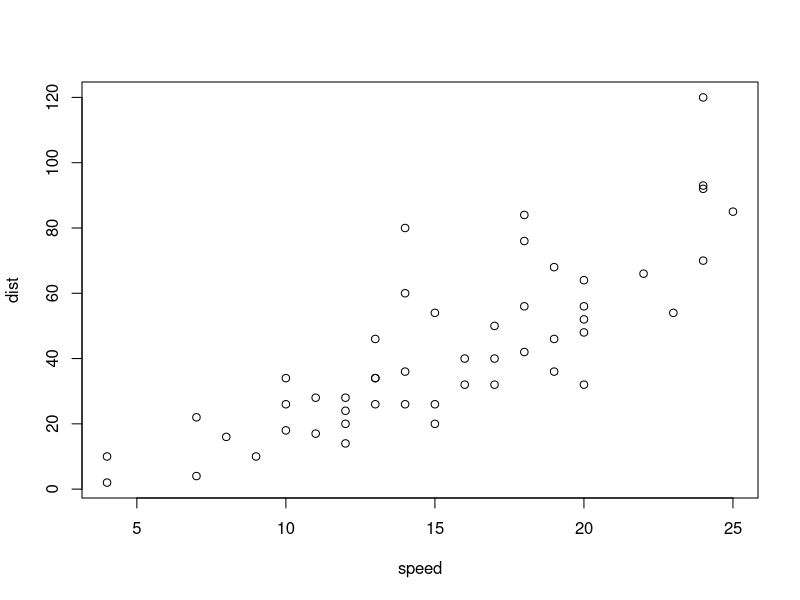
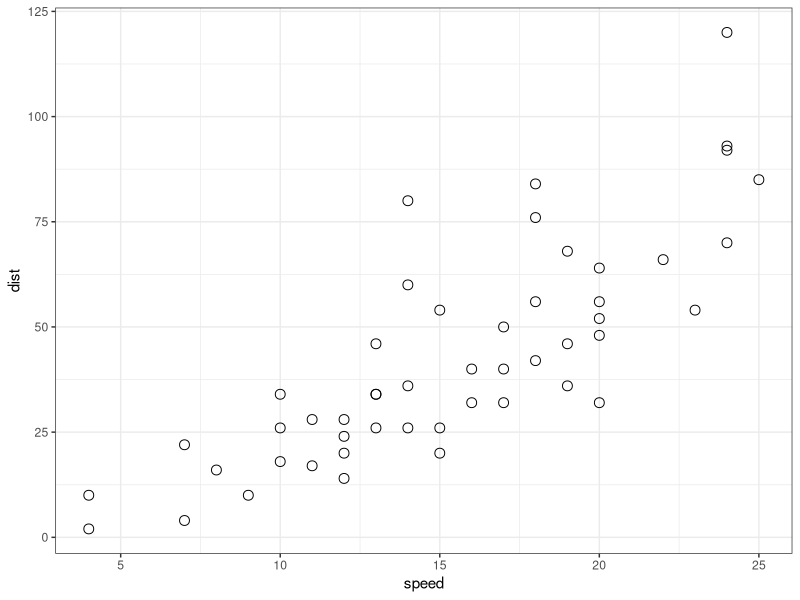

R code for these plots, in order:
## ---- chunk 1
plot(cars)
## ---- chunk 2
library(ggplot2)
## ---- chunk 3
ggplot(cars, aes(x=speed, y=dist)) + geom_point(size=3, shape=1) + theme_bw()
